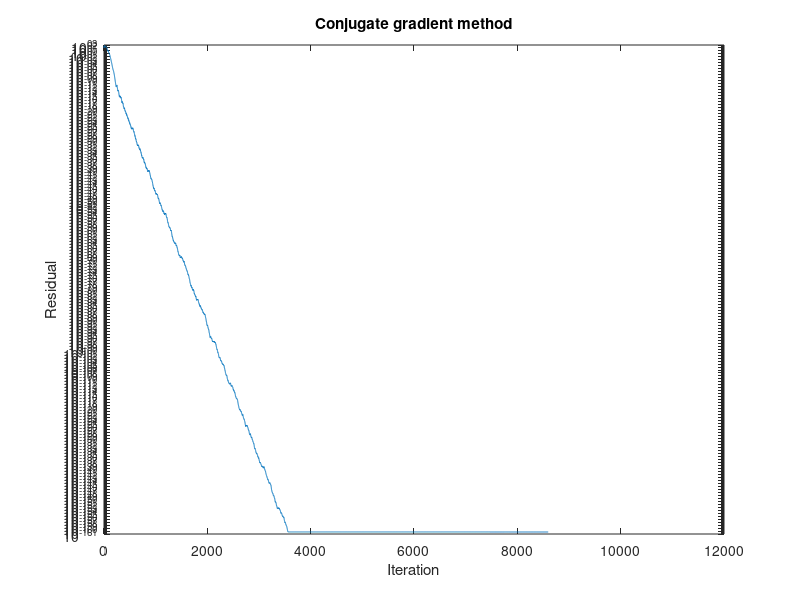

Reproduce this figure in MATLAB.
%%%%%%%%%%%%%%%%%%generate data%%%%%%%%%%%%%%%%%%%
n = 100; 
L = sparse(eye(n) - diag(ones(n-1, 1), 1)); 
A = kron(L + L', eye(n)) + kron(eye(n), L + L'); %10000*10000
b = ones(n*n, 1); 

%%%%%%%%%%%%%%%%%%iteration%%%%%%%%%%%%%%%%%%%
x = zeros(n*n,1);
r = zeros(n*n,10000);
res = zeros(10001);

r0 = b-A*x;
res(1) = norm(r0);
p = r0;

alpha = r0'*r0/(p'*A*p);
x = x + p*alpha;
r(:,1) = r0 - A*p*alpha;
res(2) = norm(r(:,1));
beta = r(:,1)'*r(:,1)/(r0'*r0);
p = r(:,1) + p*beta;

for k = 1:9999
    Ap = A*p; %save computation
    alpha = r(:,k)'*r(:,k)/(p'*Ap);
    x = x + p*alpha;
    r(:,k+1) = r(:,k) - Ap*alpha;
    res(k+2) = norm(r(:,k+1));
    beta = r(:,k+1)'*r(:,k+1)/(r(:,k)'*r(:,k));
    p = r(:,k+1) + p*beta;
    disp(k)
end
semilogy(res(1:10001))
title('Conjugate gradient method')
xlabel('Iteration')
ylabel('Residual')